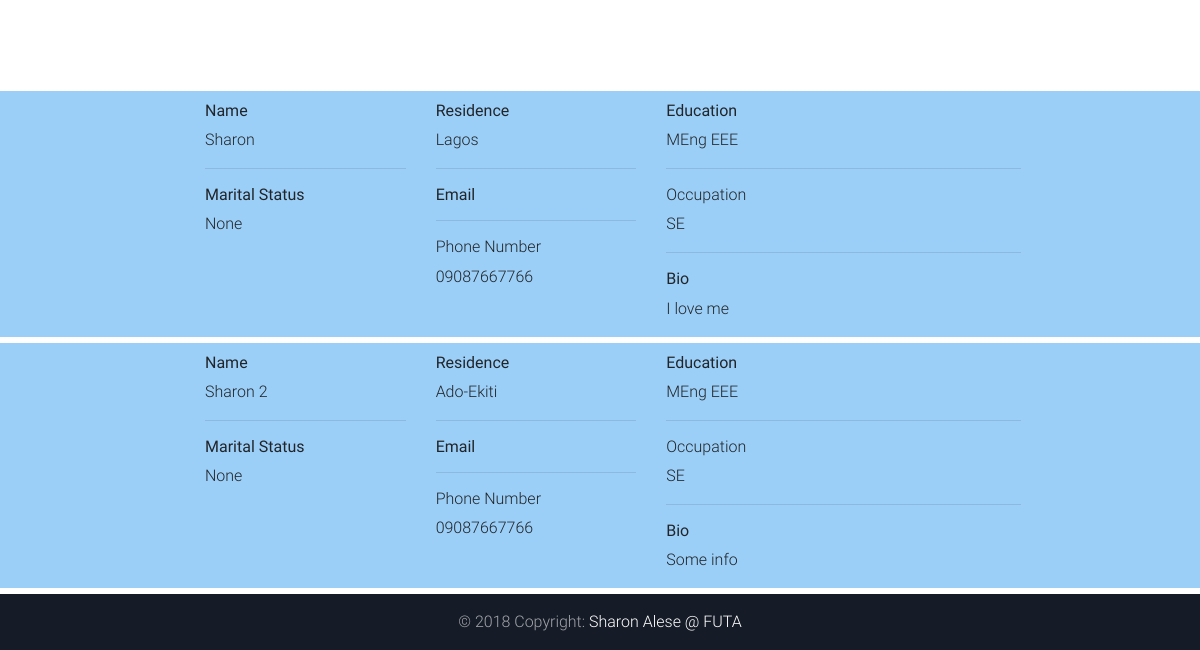
Before: /users/all/ (signed in, lower part) with the older database file.
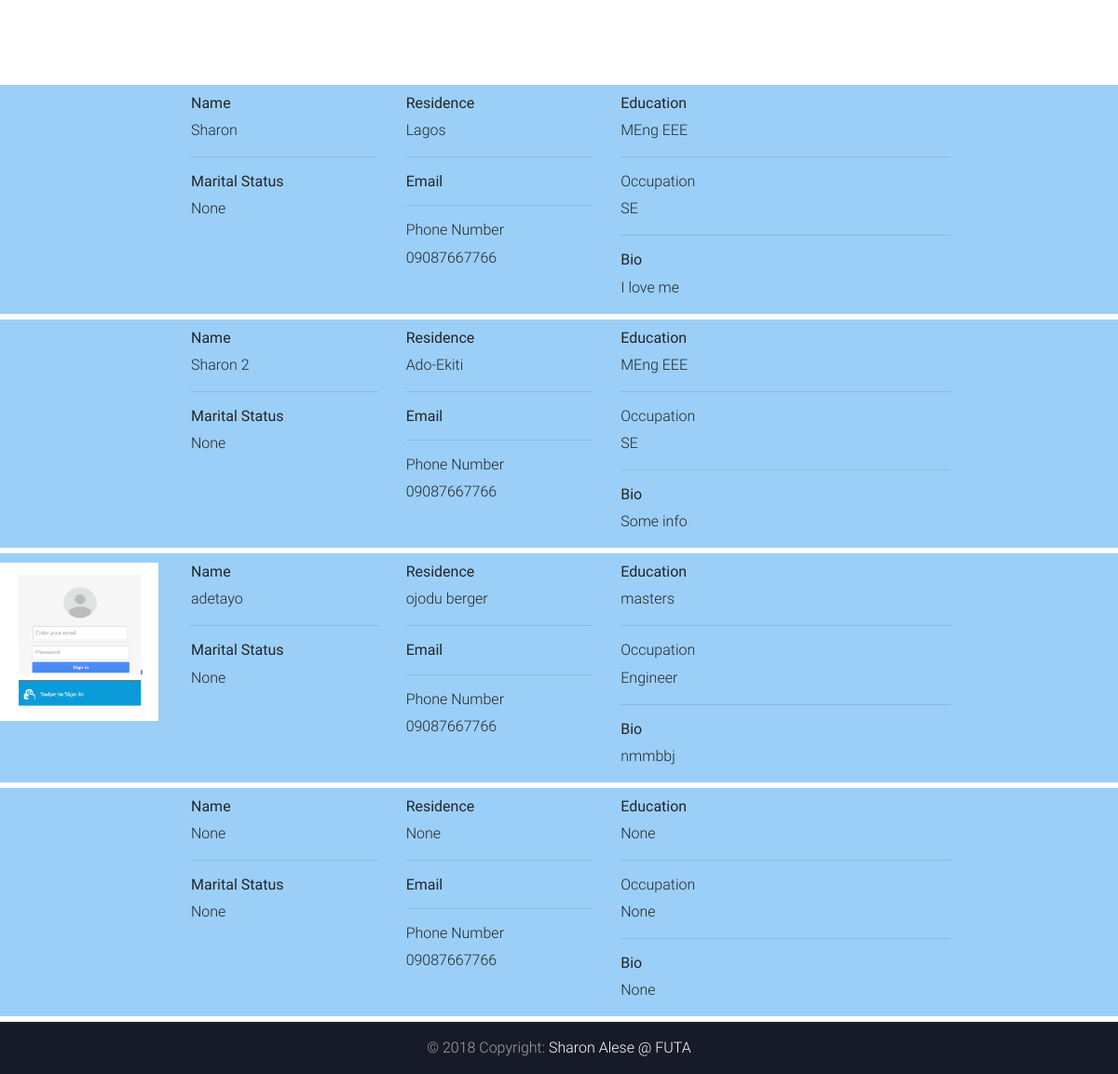
After: the same page with the newer database file.
### idm/models.py (models this page shows, shortened)
class Profile(models.Model):
    user = models.ForeignKey(User, on_delete=models.CASCADE, null=True)
    name = models.CharField(blank=True, max_length=255, null=True)
    residence = models.CharField(max_length=50, null=True)
    country = models.CharField(max_length=50, null=True)
    education = models.CharField(max_length=150, null=True)
    occupation = models.CharField(max_length=150, null=True)
    marital_status = models.CharField(max_length=50, null=True)
    bio = models.TextField(null=True)
    profile_face = models.FileField(upload_to='profile/', null=True)
    face = models.FileField(upload_to='myface/',
                            null=True, verbose_name='Upload Face')
    is_verified = models.BooleanField(default=False)

### idm/views.py (the view)
# urls.py: path('users/all/', views.view_users, name='all-users'),
@login_required
def view_users(request):
    template_name = 'users.html'
    data = Profile.objects.all()
    return render(request, template_name, {'users': data})

### idm/templates/users.html (shortened to what this page needs)
{% extends 'base.html' %}
{% load static %}
{% block main_content %}
{% for usr in users %}
<div class="row" style="margin-top: 6px; margin-bottom: 6px; background-color: #9ccff7">
  <div class="col-2" style="padding-top: 10px;">
    {% if usr.profile_face %}
    <img src="{{ usr.profile_face.url }}" height="170px" width="170px" alt="user" srcset="">
    {% endif %}
  </div>
  <div class="col-9" style="padding-top: 10px;">
    <div class="row">
      <div class="col-3">
        <h6><b>Name</b></h6>
        <p>{{ usr.name }}</p>
        <hr>
        <h6><b>Marital Status</b></h6>
        <p>{{ usr.marital_status }}</p>
      </div>
      <div class="col-3">
        <h6><b>Residence</b></h6>
        <p>{{ usr.residence }}</p>
        <hr>
        <h6><b>Email</b></h6>
        <hr>
        <h6>Phone Number</h6>
        <p>09087667766</p>
      </div>
      <div class="col-5">
        <h6><b>Education</b></h6>
        <p>{{ usr.education }}</p>
        <hr>
        <h6>Occupation</h6>
        <p>{{ usr.occupation }}</p>
        <hr>
        <h6><b>Bio</b></h6>
        <p style="text-align: justify;"> {{ usr.bio }} </p>
      </div>
    </div>
  </div>
</div>
{% endfor %}
{% endblock %}

### idm/templates/base.html (shortened to what this page needs)
<!DOCTYPE html>
<html lang="en">
<head>
  {% load static %}
  <link rel="stylesheet" href="https://maxcdn.bootstrapcdn.com/font-awesome/4.7.0/css/font-awesome.min.css">
  <link href="{% static 'css/bootstrap.min.css' %}" rel="stylesheet">
  <link href="{% static 'css/mdb.min.css' %}" rel="stylesheet">
  <link href="{% static 'css/style.css' %}" rel="stylesheet">
</head>
<body>
  <header>
  </header>
  {% block main_content %}
  {% endblock main_content %}
  <footer class="page-footer unique-color-dark pt-0">
    <div class="footer-copyright py-3 text-center">
      © 2018 Copyright:
      <a href="#"> Sharon Alese @ FUTA </a>
    </div>
  </footer>
</body>
</html>

### idm/static/css/style.css (style rules this page uses)
html, body, header, #intro { height: 100%; }

Changed rows visible on the page:
added Profile: profile_face (picture), name "adetayo", marital_status "None", residence "ojodu berger", education "masters", occupation "Engineer", bio "nmmbbj"
added Profile: name "None", marital_status "None", residence "None", education "None", occupation "None", bio "None"
